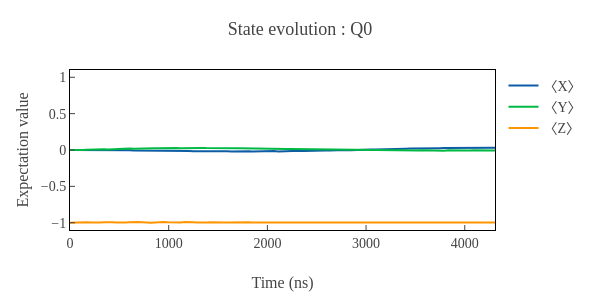
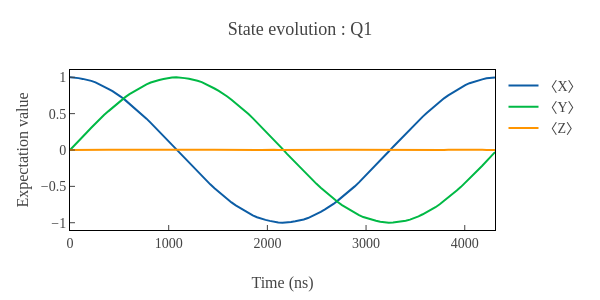

Notebook code for these charts, in order:
### Markdown cell above
次に、`Q0` を $\ket{1}$、`Q1` を $\ket{+}$ に初期化します。

直前の結果と比較すると、`Q0` の状態が $\ket{0}$ か $\ket{1}$ かによって、`Q1` の位相回転のしかたが変わることがわかります。
これが static ZZ interaction の本質であり、相手の量子ビットの状態に依存した位相シフトとして現れます。

### Code cell
result = simulator.mesolve(
    controls=controls,
    initial_state={
        qubits[0].label: "1",
        qubits[1].label: "+",
    },
    n_samples=101,
)

result.plot_bloch_vectors(qubits[0].label, frame="drive")
result.plot_bloch_vectors(qubits[1].label, frame="drive")
result.display_bloch_sphere(qubits[0].label, frame="drive")
result.display_bloch_sphere(qubits[1].label, frame="drive")
